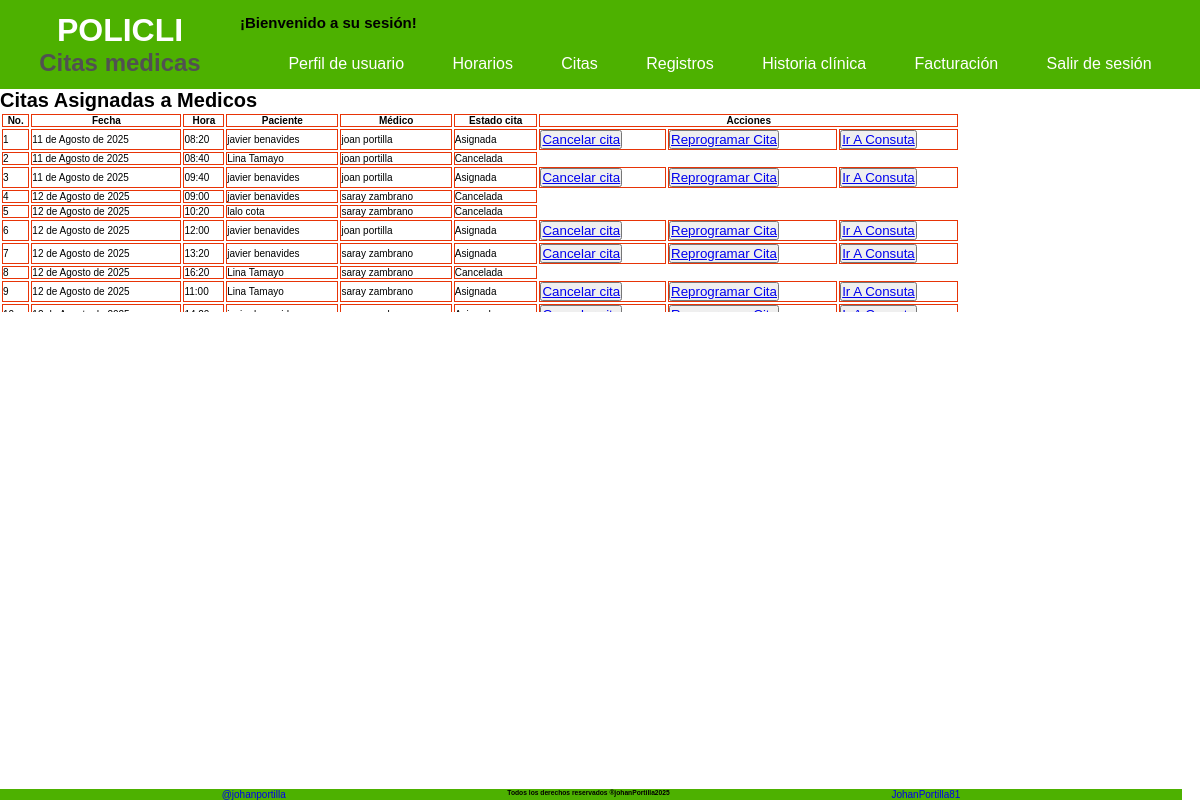
Page /sesion/cuenta/cita_med/ (signed in) on the committed database.
### Aplicaciones/Inicio/models.py (models this page shows, shortened)
class UsuarioCitas(models.Model):
    usuario = models.ForeignKey(CreacionUser, on_delete= models.CASCADE, verbose_name='Usuario')
    cita = models.ForeignKey(HorarioCita, on_delete= models.CASCADE)
    fecha_registro = models.DateTimeField(auto_now_add=True)
    actividad_cita = models.CharField(max_length=20, default= "Asignada", verbose_name='Estado Cita')

class HorarioCita(models.Model):
    class Estado(models.TextChoices):
        DISPONIBLE = 'Disponible'
        AGENDADA = 'Agendada'
        REPROGRAMADA = 'Reprogramada'
        CANCELADA = 'Cancelada'
    class Asistencia(models.TextChoices):
        ASISTIO = 'Asistio'
        NO_ASISTIO = 'No asistio'
        ESPERA = 'A la espera'
    horario = models.ForeignKey(CrearHorario, on_delete= models.CASCADE)
    fecha = models.DateField(verbose_name='Fecha')
    hora_cita = models.TimeField(verbose_name='Hora de inicio')
    estado = models.CharField(max_length=20, choices = Estado.choices, default= Estado.DISPONIBLE, verbose_name='Estado')
    asistencia = models.CharField(max_length=20, choices = Asistencia.choices, default= Asistencia.ESPERA, verbose_name='Asistencia')

class CreacionUser(AbstractUser):
    class Tipo_User(models.TextChoices):
        ADMIN = 'Administrador',
        PACIENTE = 'Paciente'
        MEDICO = 'Medico'
        RECEPCION = 'Recepcionista'
    class Tipo_id(models.TextChoices):
        CEDULA = 'Cédula'
        TARJETA_ID= 'Tarjeta Identidad'
        CED_EXT = 'Cédula Extranjería'
        PASAPORTE = 'Pasaporte'
    tipo_id = models.CharField( max_length=20 ,choices = Tipo_id.choices, default = Tipo_id.CEDULA, verbose_name='Tipo de documento'  )
    numero_id = models.PositiveBigIntegerField(null=False, blank=False,  verbose_name='Numero de identificación', unique=True, default=0)
    telefono = models.PositiveBigIntegerField(null= False, blank= False, verbose_name='Teléfono', default=0)
    tipo_usuario = models.CharField(max_length=20, choices = Tipo_User.choices, default = Tipo_User.PACIENTE, verbose_name='Tipo Usuario')
    fecha_actualizacion = models.DateTimeField (auto_now=True, verbose_name='Ultima Actualización')
    nombre_completo= models.CharField(max_length = 100, null=False, blank= False, verbose_name='Nombre completo')
    cambiar_contrasena = models.BooleanField(default=True, verbose_name='Cambiar contraseña')

class CrearHorario(models.Model):
    id_usuario = models.ForeignKey(CreacionUser, on_delete= models.CASCADE, verbose_name='Medico')
    fecha = models.DateField(null=False, blank=False, verbose_name='Fecha de horario')
    hora_inicio = models.TimeField(null=False, blank=False, default= '08:00', verbose_name='Hora de inicio')# type: ignore
    hora_final = models.TimeField(null=False, blank=False, default= '18:00', verbose_name='Hora de final') # type: ignore
    duracion = models.IntegerField(null=False, blank=False, default= 20, verbose_name='Duración de Cita')
    fecha_registro = models.DateTimeField(auto_now_add=True)
    fecha_actualizacion = models.DateTimeField(auto_now=True)

### Aplicaciones/Inicio/views.py (the view)
@login_required # type: ignore
def citas_medico(request):
    print('Entrando a citas por medicos')
    medico = CreacionUser.objects.get(username = request.user) # type: ignore
    if medico.is_superuser: # type: ignore
        print('Mirar todas las citas')
        citas = UsuarioCitas.objects.all().order_by('cita__fecha')
        admin = 'si'
    else:
        print(f'El medico es {medico.nombre_completo}')
        citas = UsuarioCitas.objects.filter(cita__horario__id_usuario= medico.pk).order_by('cita__fecha') # type: ignore
        admin = 'no'
    return render(request, 'sesiones/citas_medico.html',{'citas':citas, 'admin': admin})

### templates/sesiones/citas_medico.html
{% extends 'index.html' %}
{% block contenido1 %}
<h1>Citas Asignadas a Medicos</h1>
<div style="height: 200px; overflow-y: scroll;">
<table style="width:80%; justify-content: center; ">
    <thead>
        <tr>
            <th>No.</th>
            <th>Fecha</th>
            <th>Hora</th>
            <th>Paciente</th>
            {% if admin == 'si' %}
                <th>Médico</th>
            {% endif %}
            <th>Estado cita</th>
            <th colspan="3">Acciones</th>
        </tr>
    </thead>
    <tbody>
        {% for cita in citas %}
        <tr>
            <td>{{ forloop.counter }}</td>
            <td>{{ cita.cita.fecha }}</td>
            <td>{{ cita.cita.hora_cita }}</td>
            <td>{{ cita.usuario.nombre_completo }}</td>
            {% if admin == 'si' %}
                <td>{{ cita.cita.horario.id_usuario.nombre_completo }}</td>
            {% endif %}
            <td>{{ cita.actividad_cita }}</td>
            {% if cita.actividad_cita == 'Asignada' %}
            <td>
                <button>
                <a href="{% url 'Cancelar_citas' cita.cita.id %}?accion=cancelar">Cancelar cita</a>
                </button>
            </td>
            <td>
                <button>
                <a href="{% url 'Cancelar_citas' cita.cita.id %}?accion=reprogramar">Reprogramar Cita</a>
                </button>
            </td>
            <td>
                <button>
                <a href="{% url 'Historia_Clinica' %}?usuario_consulta={{cita.usuario.numero_id}}  ">Ir A Consuta</a>
                </button>
            </td>
            {% elif cita.estado_cita == 'Reprogramada'  %}
            <td>
                <button>
                <a href="{% url 'Cancelar_citas' cita.cita.id %}?accion=cancelar">Cancelar cita</a>
                </button>
            </td>
            {% endif %}
        </tr>
        {% endfor %}
    </tbody>
</table>
</div>
{% endblock %}

### static/css/variables.css (style rules this page uses)
:root { --primary-950: #4DB100; --primary-900: #55B40C; --primary-800: #67BC26; --primary-700: #79C43F; --primary-600: #8BCC59; --primary-500: #9DD472; --primary-400: #AEDB8C; --primary-300: #C0E3A5; --primary-200: #D2EBBF; --primary-100: #EAF3D8; --primary-50: #F6FBF2; --secundary-950:#FED638; --secundary-900:#FED841; --secundary-800:#FEDC55; --secundary-700:#FEE069; --secundary-600:#FEE47D; --secundary-500:#FEE891; --secundary-400:#FEECA5; --secundary-300:#FEF0B9; --secundary-200:#FEF4CD; --secundary-100:#FEF8E1; --secundary-50:#FEFCF5; --white: #fff; --black: #000; --gray-950: #101010; --gray-900: #262626; --gray-800: #3B3B3B; --gray-700: #515151; --gray-600: #676767; --gray-500: #7D7D7D; --gray-400: #929292; --gray-300: #A8A8A8; --gray-200: #BEBEBE; --gray-100: #D4D4D4; --gray-50: #E9E9E9; --main-font: Helvetica, Arial, sans-serif; --fs-xxxxl: 8.0rem; --fs-xxxl: 6.4rem; --fs-xxl: 4.8rem; --fs-xl: 4.0rem; --fs-lg: 3.2rem; --fs-md: 2.4rem; --fs-sm: 2.0rem; --fs-xs: 1.6rem; --fs-xxs: 1.4rem; --fs-xxxs: 1.2rem; }

### static/css/body.css (style rules this page uses)
html { margin: 0; box-sizing: border-box; font-size: 62.5%; }
* { padding: 0; margin: 0; box-sizing: border-box; font-family: var(--main-font); }
body { display: flex; flex-direction: column; }

### static/css/tablas.css (style rules this page uses)
th, td { border: 1px solid rgb(231, 52, 7); }

### rows in the picture
UsuarioCitas: cita.fecha "11 de Agosto de 2025", cita.hora_cita "08:20", usuario.nombre_completo "javier benavides", cita.horario.id_usuario.nombre_completo "joan portilla", actividad_cita "Asignada"
UsuarioCitas: cita.fecha "11 de Agosto de 2025", cita.hora_cita "08:40", usuario.nombre_completo "Lina Tamayo", cita.horario.id_usuario.nombre_completo "joan portilla", actividad_cita "Cancelada"
UsuarioCitas: cita.fecha "11 de Agosto de 2025", cita.hora_cita "09:40", usuario.nombre_completo "javier benavides", cita.horario.id_usuario.nombre_completo "joan portilla", actividad_cita "Asignada"
UsuarioCitas: cita.fecha "12 de Agosto de 2025", cita.hora_cita "09:00", usuario.nombre_completo "javier benavides", cita.horario.id_usuario.nombre_completo "saray zambrano", actividad_cita "Cancelada"
UsuarioCitas: cita.fecha "12 de Agosto de 2025", cita.hora_cita "10:20", usuario.nombre_completo "lalo cota", cita.horario.id_usuario.nombre_completo "saray zambrano", actividad_cita "Cancelada"
UsuarioCitas: cita.fecha "12 de Agosto de 2025", cita.hora_cita "12:00", usuario.nombre_completo "javier benavides", cita.horario.id_usuario.nombre_completo "joan portilla", actividad_cita "Asignada"
UsuarioCitas: cita.fecha "12 de Agosto de 2025", cita.hora_cita "13:20", usuario.nombre_completo "javier benavides", cita.horario.id_usuario.nombre_completo "saray zambrano", actividad_cita "Asignada"
UsuarioCitas: cita.fecha "12 de Agosto de 2025", cita.hora_cita "16:20", usuario.nombre_completo "Lina Tamayo", cita.horario.id_usuario.nombre_completo "saray zambrano", actividad_cita "Cancelada"
UsuarioCitas: cita.fecha "12 de Agosto de 2025", cita.hora_cita "11:00", usuario.nombre_completo "Lina Tamayo", cita.horario.id_usuario.nombre_completo "saray zambrano", actividad_cita "Asignada"
